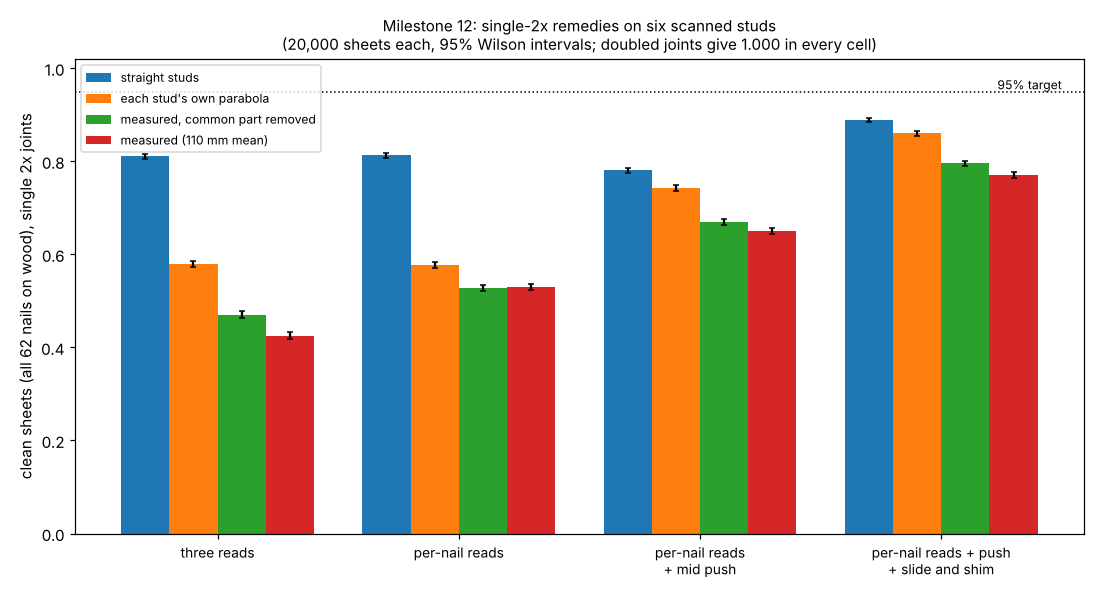

Write Python code to recreate this figure.
"""Figure for milestone 12: python experiments/m12_remedies/figure.py (reads results.json)."""
import json
import os

import matplotlib
matplotlib.use("Agg")
import matplotlib.pyplot as plt  # noqa: E402
import numpy as np  # noqa: E402

HERE = os.path.dirname(os.path.abspath(__file__))
R = json.load(open(os.path.join(HERE, "results.json")))["A"]
STUDS = [("straight", "straight studs"), ("own parabola", "each stud's own parabola"),
         ("measured, common removed", "measured, common part removed"), ("measured", "measured (110 mm mean)")]
COMBOS = [("three", "no push", "ledger", "three reads"),
          ("local", "no push", "ledger", "per-nail reads"),
          ("local", "mid push", "ledger", "per-nail reads\n+ mid push"),
          ("local", "mid push", "slide+shim 0.5 mm", "per-nail reads + push\n+ slide and shim")]

fig, ax = plt.subplots(figsize=(10, 5.4))
w = 0.2
x = np.arange(len(COMBOS))
for i, (key, lab) in enumerate(STUDS):
    vals = [R[f"{key}|{e}|{p}|{pl}"]["clean"] for e, p, pl, _ in COMBOS]
    lo = [R[f"{key}|{e}|{p}|{pl}"]["lo"] for e, p, pl, _ in COMBOS]
    hi = [R[f"{key}|{e}|{p}|{pl}"]["hi"] for e, p, pl, _ in COMBOS]
    err = np.array([np.subtract(vals, lo), np.subtract(hi, vals)])
    ax.bar(x + (i - 1.5) * w, vals, w, yerr=err, capsize=2, label=lab, color=f"C{i}")
ax.axhline(0.95, color="k", ls=":", lw=1)
ax.text(len(COMBOS) - 0.5, 0.955, "95% target", ha="right", fontsize=8)
ax.set_xticks(x, [c[3] for c in COMBOS], fontsize=9)
ax.set_ylabel("clean sheets (all 62 nails on wood), single 2x joints")
ax.set_ylim(0, 1.02)
ax.set_title("Milestone 12: single-2x remedies on six scanned studs\n(20,000 sheets each, 95% Wilson intervals; "
             "doubled joints give 1.000 in every cell)", fontsize=10)
ax.legend(fontsize=8, loc="upper left")
fig.tight_layout()
fig.savefig(os.path.join(HERE, "figure.png"), dpi=110)
